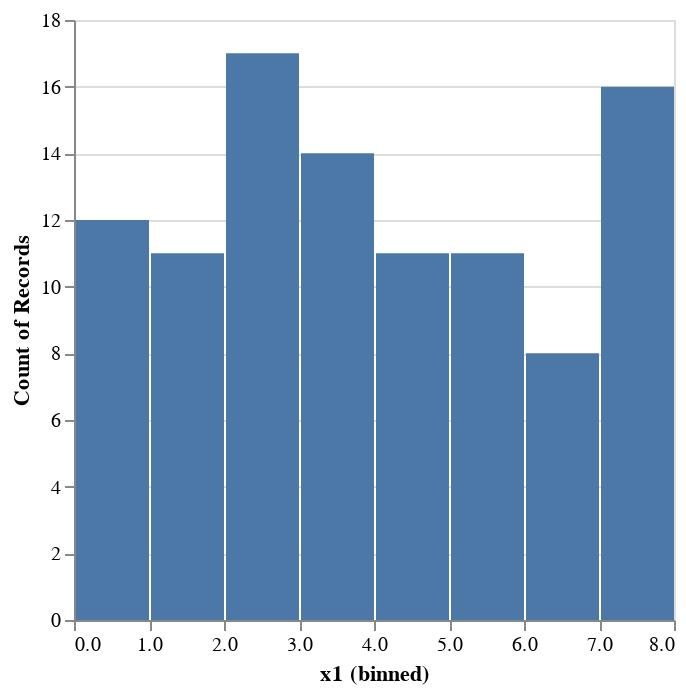

The code cell stored with this chart in its notebook:
### Code cell
spec = [
@vlplot(width=800, height=300, view={stroke=nothing}) + 
@vlplot(
    data={values={"start"=5.7,"finish"=6.3, "Event"="Acceptance Region"}},
    mark={:rect, color=:green},
    x={"start:q",axis={title=""}},
    x2="finish:q",
    y={value=1,axis={ticks=false}},
    color={"Event:n",scale={range=["green"]}},
    opacity={value=0.3})+
@vlplot(
    data=df,
    mark={:circle,strokeWidth=1,stroke=:black,clip=false},
    size={value=200},
    color={value="#4682b4"},
    x={"x1:q",axis={title="Sample Values",grid=false}},
#     y={"x2:q",axis={title="count",ticks=false,grid=false}})
    y={"x2:q",axis=nothing})

]
histog = @vlplot(data=df,:bar, x={:x1, bin=true}, y="count()")

### Figure 1 — Vega-Lite specification as saved in the notebook (floating-point values rounded to 4 significant figures)
{"data": {"values": [{"x1": 6, "x2": 1}, {"x1": 5, "x2": 1}, {"x1": 5, "x2": 2}, {"x1": 4, "x2": 1}, {"x1": 2, "x2": 1}, {"x1": 1, "x2": 1}, {"x1": 4, "x2": 2}, {"x1": 2, "x2": 2}, {"x1": 8, "x2": 1}, {"x1": 3, "x2": 1}, {"x1": 1, "x2": 2}, {"x1": 8, "x2": 2}, {"x1": 1, "x2": 3}, {"x1": 0, "x2": 1}, {"x1": 8, "x2": 3}, {"x1": 5, "x2": 3}, {"x1": 2, "x2": 3}, {"x1": 7, "x2": 1}, {"x1": 1, "x2": 4}, {"x1": 5, "x2": 4}, {"x1": 5, "x2": 5}, {"x1": 1, "x2": 5}, {"x1": 2, "x2": 4}, {"x1": 4, "x2": 3}, {"x1": 2, "x2": 5}, {"x1": 8, "x2": 4}, {"x1": 7, "x2": 2}, {"x1": 5, "x2": 6}, {"x1": 8, "x2": 5}, {"x1": 1, "x2": 6}, {"x1": 3, "x2": 2}, {"x1": 4, "x2": 4}, {"x1": 0, "x2": 2}, {"x1": 2, "x2": 6}, {"x1": 2, "x2": 7}, {"x1": 0, "x2": 3}, {"x1": 3, "x2": 3}, {"x1": 0, "x2": 4}, {"x1": 1, "x2": 7}, {"x1": 3, "x2": 4}, {"x1": 7, "x2": 3}, {"x1": 2, "x2": 8}, {"x1": 1, "x2": 8}, {"x1": 2, "x2": 9}, {"x1": 1, "x2": 9}, {"x1": 6, "x2": 2}, {"x1": 3, "x2": 5}, {"x1": 4, "x2": 5}, {"x1": 2, "x2": 10}, {"x1": 0, "x2": 5}, {"x1": 4, "x2": 6}, {"x1": 5, "x2": 7}, {"x1": 7, "x2": 4}, {"x1": 4, "x2": 7}, {"x1": 0, "x2": 6}, {"x1": 2, "x2": 11}, {"x1": 6, "x2": 3}, {"x1": 8, "x2": 6}, {"x1": 7, "x2": 5}, {"x1": 5, "x2": 8}, {"x1": 4, "x2": 8}, {"x1": 4, "x2": 9}, {"x1": 5, "x2": 9}, {"x1": 2, "x2": 12}, {"x1": 0, "x2": 7}, {"x1": 6, "x2": 4}, {"x1": 0, "x2": 8}, {"x1": 3, "x2": 6}, {"x1": 3, "x2": 7}, {"x1": 3, "x2": 8}, {"x1": 8, "x2": 7}, {"x1": 4, "x2": 10}, {"x1": 7, "x2": 6}, {"x1": 5, "x2": 10}, {"x1": 6, "x2": 5}, {"x1": 2, "x2": 13}, {"x1": 3, "x2": 9}, {"x1": 0, "x2": 9}, {"x1": 4, "x2": 11}, {"x1": 3, "x2": 10}, {"x1": 3, "x2": 11}, {"x1": 8, "x2": 8}, {"x1": 8, "x2": 9}, {"x1": 0, "x2": 10}, {"x1": 0, "x2": 11}, {"x1": 8, "x2": 10}, {"x1": 6, "x2": 6}, {"x1": 6, "x2": 7}, {"x1": 6, "x2": 8}, {"x1": 2, "x2": 14}, {"x1": 3, "x2": 12}, {"x1": 2, "x2": 15}, {"x1": 2, "x2": 16}, {"x1": 1, "x2": 10}, {"x1": 5, "x2": 11}, {"x1": 3, "x2": 13}, {"x1": 3, "x2": 14}, {"x1": 0, "x2": 12}, {"x1": 2, "x2": 17}, {"x1": 1, "x2": 11}]}, "encoding": {"x": {"bin": true, "field": "x1", "type": "quantitative"}, "y": {"aggregate": "count", "type": "quantitative"}}, "mark": "bar"}
